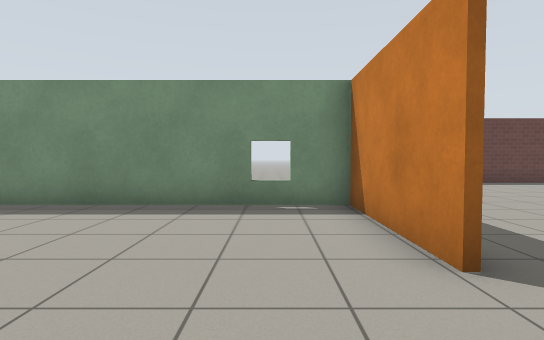
View 1 (above)

16 first-person views from a walk through a world built for the Gazebo simulator. The camera is 0.94 m above the floor, tilts 2° down and sees 80° across. The floor is counted in squares, 1 m on a side. Each view is taken from the middle of a square. On the plan, view 1 faces up. The plan holds only what a view shows up to about 12 squares ahead; the rest is blank. Gazebo's built-in surfaces are drawn with simple patterns.

View 2
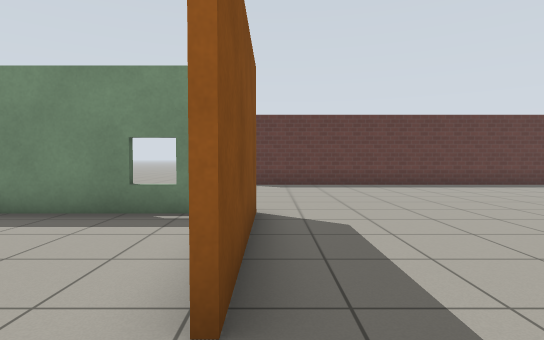

View 3
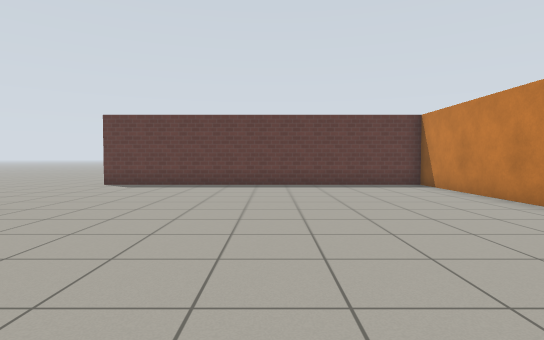

View 4
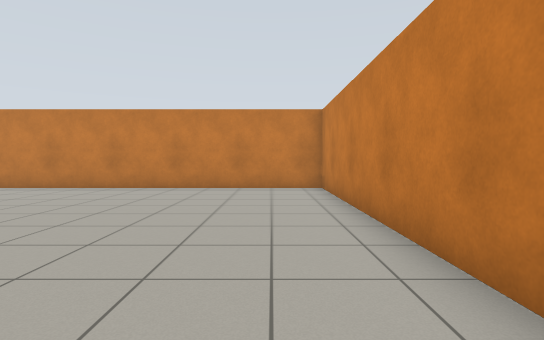

View 5
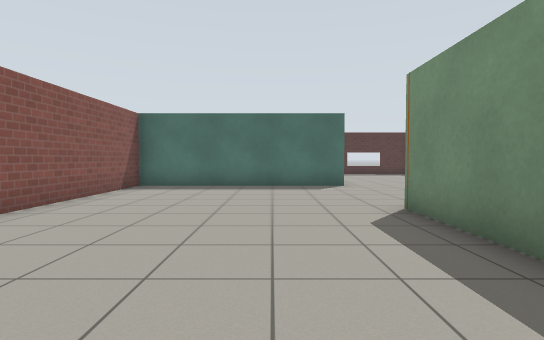

View 6
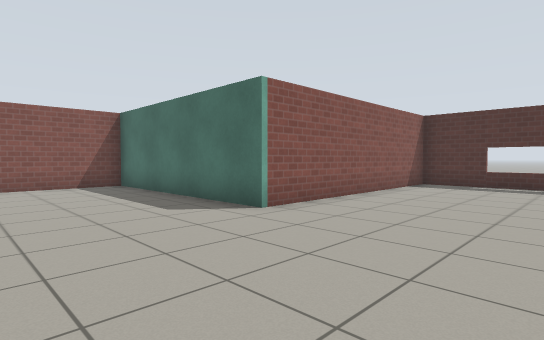

View 7
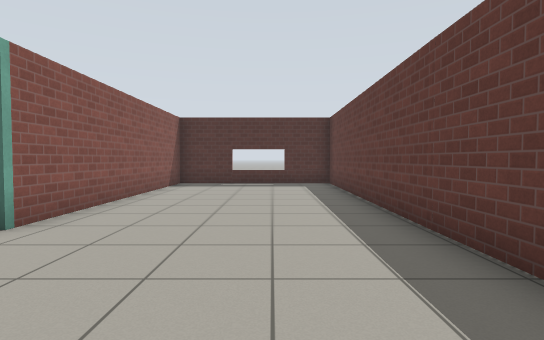

View 8
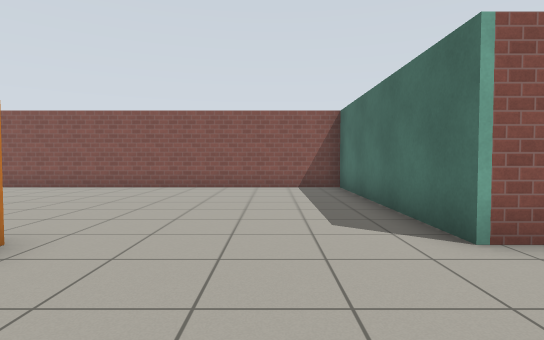

View 9
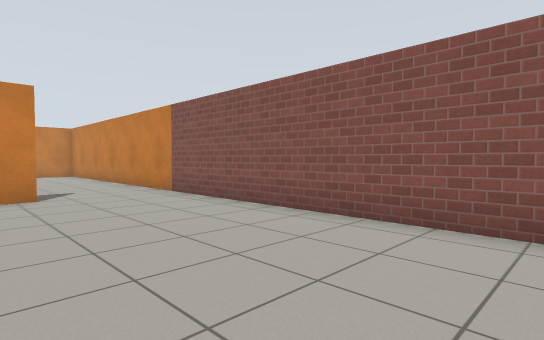

View 10
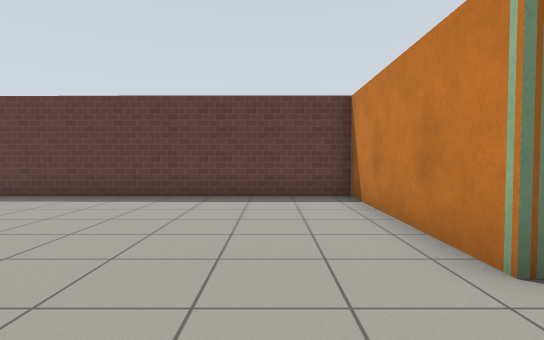

View 11
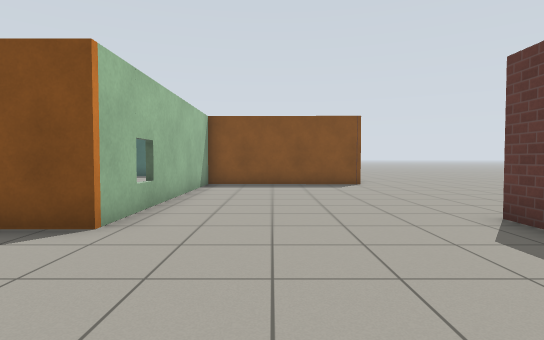

View 12
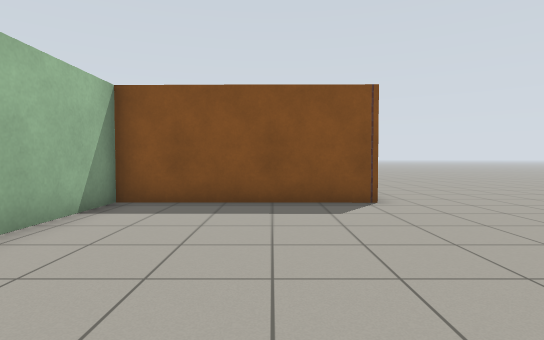

View 13
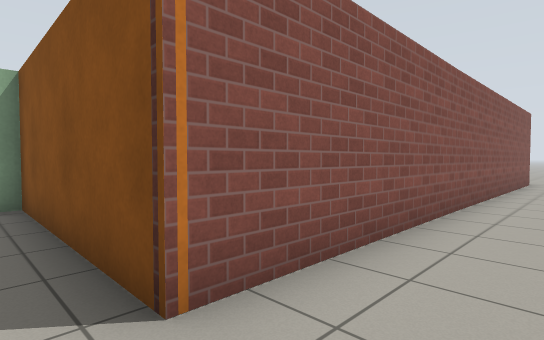

View 14
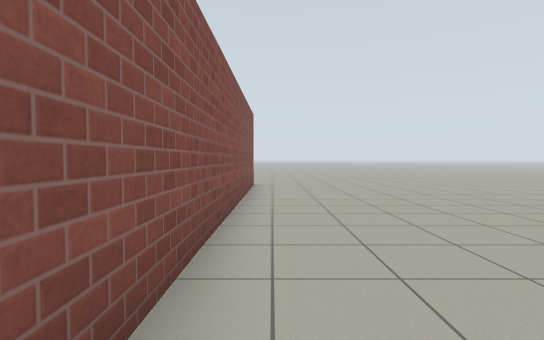

View 15
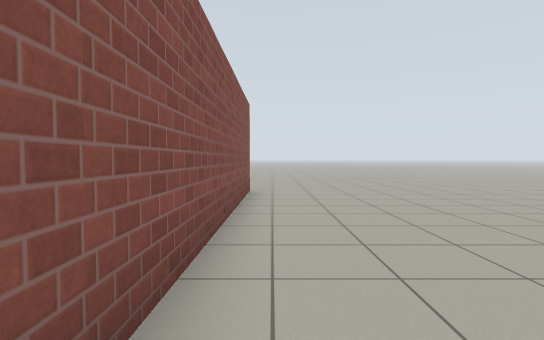

View 16
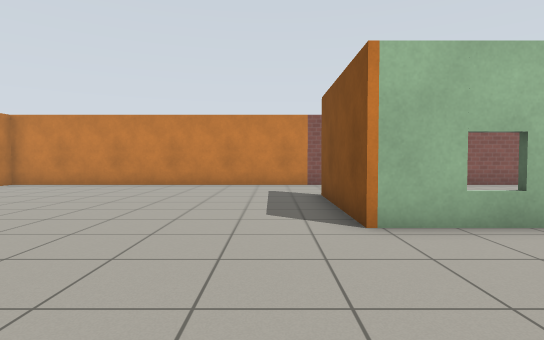

### Floor plan
Points are (right, up) in squares from view 1. A wall is a line through its corners. A room is listed if a view was taken in it or the views show most of it. See-through windows are left out.
Room 1 (views 1, 2, 3, 4, 5, 6, 7, 8, 9, 10, 11, 12, 13, 14, 15, 16)
walls: (1.6, 2.6) (1.6, 6.5) (-6.1, 6.5) (-6, 12.1) (-18.9, 12.1); (-19.3, 10) (-19.3, 6.7) (-11.2, 6.7) (-11.2, -0.6) (12.3, -0.6) (12.3, 12.6) (0.9, 12.6); (-19.5, 12.3) (-5.9, 12.3) (-5.9, 6.7) (1.7, 6.7) (1.7, 2.6)
ways out: opening at (-20, 13.5)

Where each view was taken, in squares from view 1:
view 1: 0 up, 0 right, facing up
view 2: 1 up, 2 right, facing up
view 3: 1 up, 7 right, facing up
view 4: 1 up, 2 right, facing right
view 5: 4 up, 0 right, facing left
view 6: 11 up, 7 left, facing down-left
view 7: 10 up, 7 left, facing left
view 8: 10 up, 9 left, facing down
view 9: 4 up, 7 left, facing down-right
view 10: 4 up, 8 left, facing up
view 11: 9 up, 6 right, facing left
view 12: 10 up, 1 right, facing left
view 13: 14 up, 5 left, facing down-left
view 14: 13 up, 8 left, facing left
view 15: 13 up, 10 left, facing left
view 16: 11 up, 3 right, facing down
